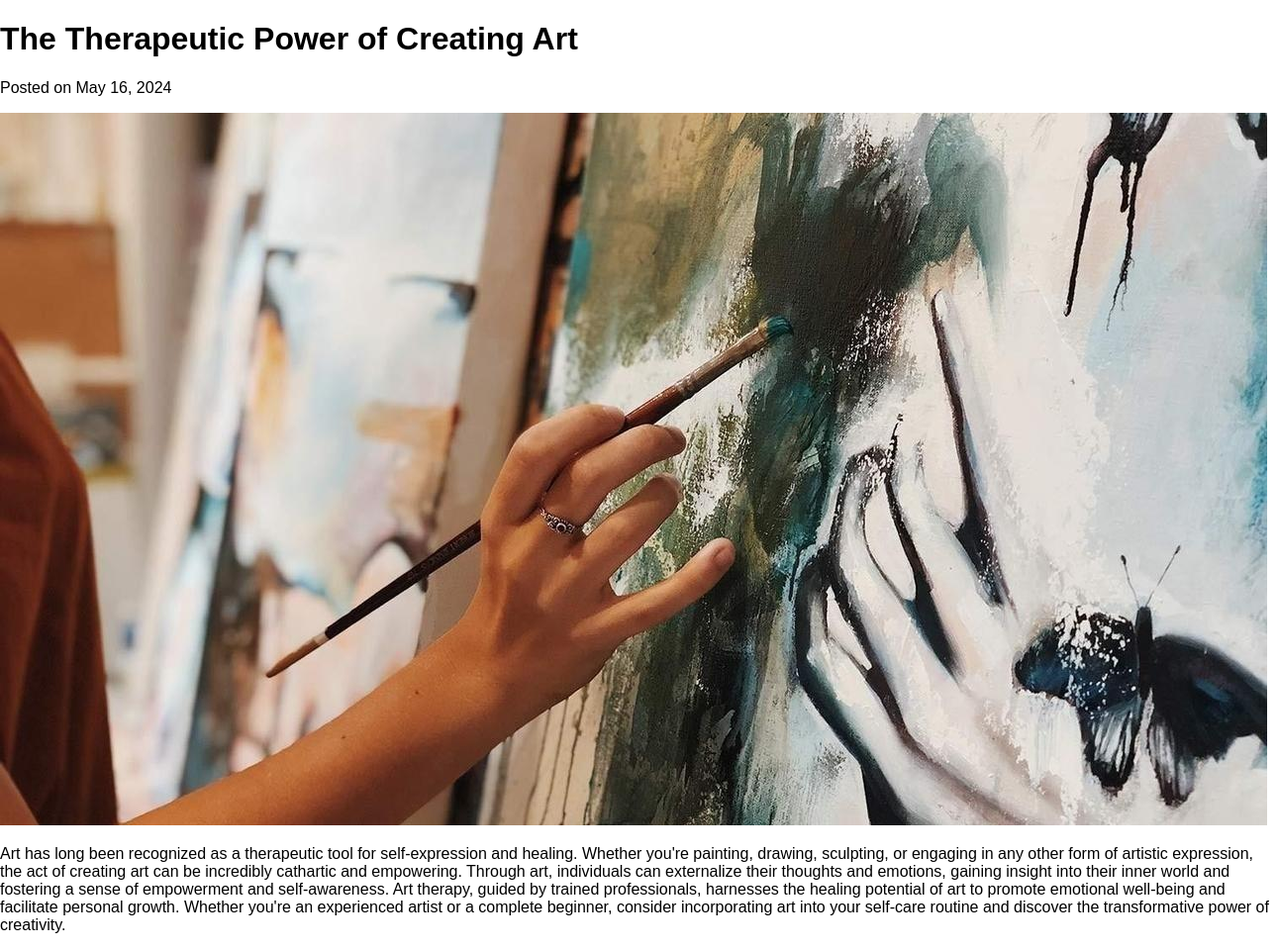
The app's page /post/4/ with its own data.
### myapp/models.py (models this page shows, shortened)
class Post(models.Model):
    title = models.CharField(max_length=255)
    post_date = models.DateField()
    image = models.ImageField(upload_to='static/images/', blank=True, null=True)
    paragraph = models.TextField(max_length=2047)
    more_details_for_the_dedicated_page = models.TextField(max_length=1000, default=' ')

### myapp/views.py (the view)
# urls.py: path('post/<int:post_id>/', views.post_detail, name='post_detail'),
def post_detail(request, post_id):
    post = get_object_or_404(Post, pk=post_id)
    return render(request, 'post_detail.html', {'post': post})

### myapp/templates/post_detail.html (shortened to what this page needs)
<!DOCTYPE html>
<html lang="en">
<head>
    <link rel="stylesheet" type="text/css" href="../static/index.css">
</head>
<body>
    <h1>{{ post.title }}</h1>
    <p>Posted on {{ post.post_date }}</p>
    <img src="{{ post.image.url }}" alt="{{ post.title }}">
    <p>{{ post.paragraph }}</p>
</body>
</html>

### myapp/static/index.css (style rules this page uses)
body { font-family: Arial, sans-serif; margin: 0; padding: 0; min-height: 100vh; }

### records on screen
Post: title "The Therapeutic Power of Creating Art", post_date "May 16, 2024", image (picture), paragraph "Art has long been recognized as a therapeutic tool for self-expression and healing. Whether you're painting, drawing, sculpting, or engaging in any other form of artistic expression, the act of creating art can be incredibly cathartic and empowering. Through art, individuals can externalize their thoughts and emotions, gaining insight into their inner world and fostering a sense of empowerment and self-awareness. Art therapy, guided by trained professionals, harnesses the healing potential of art to promote emotional well-being and facilitate personal growth. Whether you're an experienced artist or a complete beginner, consider incorporating art into your self-care routine and discover the…"
